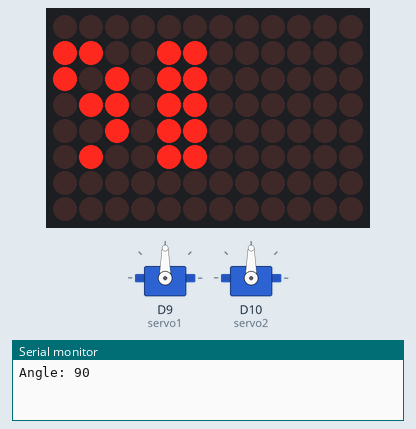
Bench run of a sketch on a simulated Arduino Uno R4 WiFi. On the bench: 2 × servo, 12×8 LED matrix, the last lines printed to the serial monitor.

Above: at 0.1 s.
At 3.1 s:
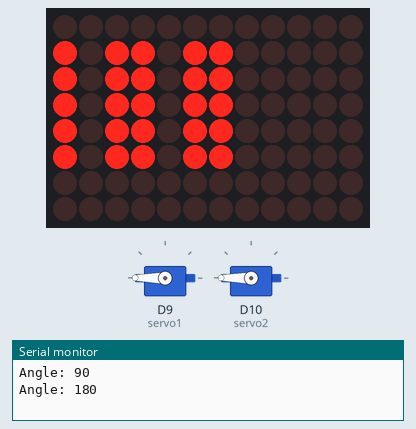
At 6.1 s:
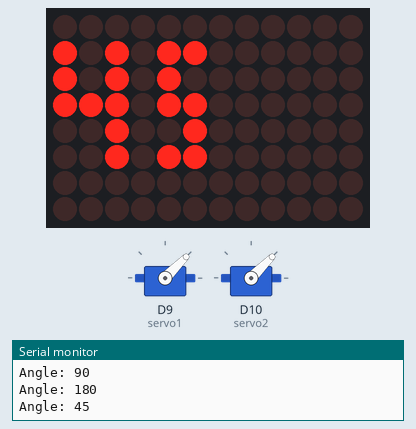
Timing chart, 0 to 130.0 s (numbered marks = the images above):
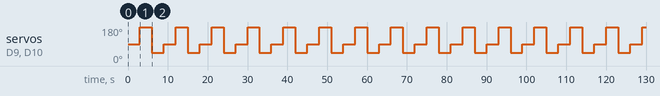

Measured:
- by itself, servo on D9 (servo1), servo on D10 (servo2): repeats every 9.0 s: 45° 3.0 s, 90° 3.0 s, 180° 3.0 s
- what the display in image 1 shows lasts 3.0 s, from 3.0 s to 6.0 s

The sketch:

test.ino
```cpp
#include <Servo.h>
#include <Arduino_LED_Matrix.h>

Servo servo1;
Servo servo2;
ArduinoLEDMatrix matrix;

// 8x12 LED matrix frames for 45, 90, 180
// Each number hand-drawn as pixel art for the 8x12 grid

byte frame[8][12];

void clearFrame() {
  for (int r = 0; r < 8; r++)
    for (int c = 0; c < 12; c++)
      frame[r][c] = 0;
}

void showNumber(int degrees) {
  clearFrame();

  if (degrees == 45) {
    // "45" on 8x12 grid
    // 4
    frame[1][0] = 1; frame[1][2] = 1;
    frame[2][0] = 1; frame[2][2] = 1;
    frame[3][0] = 1; frame[3][1] = 1; frame[3][2] = 1;
    frame[4][2] = 1;
    frame[5][2] = 1;
    // 5
    frame[1][4] = 1; frame[1][5] = 1;
    frame[2][4] = 1;
    frame[3][4] = 1; frame[3][5] = 1;
    frame[4][5] = 1;
    frame[5][4] = 1; frame[5][5] = 1;

  } else if (degrees == 90) {
    // "90" on 8x12 grid
    // 9
    frame[1][0] = 1; frame[1][1] = 1;
    frame[2][0] = 1; frame[2][2] = 1;
    frame[3][1] = 1; frame[3][2] = 1;
    frame[4][2] = 1;
    frame[5][1] = 1;
    // 0
    frame[1][4] = 1; frame[1][5] = 1;
    frame[2][4] = 1; frame[2][5] = 1;
    frame[3][4] = 1; frame[3][5] = 1;
    frame[4][4] = 1; frame[4][5] = 1;
    frame[5][4] = 1; frame[5][5] = 1;

  } else if (degrees == 180) {
    // "180" squeezed into 8x12
    // 1
    frame[1][0] = 1;
    frame[2][0] = 1;
    frame[3][0] = 1;
    frame[4][0] = 1;
    frame[5][0] = 1;
    // 8
    frame[1][2] = 1; frame[1][3] = 1;
    frame[2][2] = 1; frame[2][3] = 1;
    frame[3][2] = 1; frame[3][3] = 1;
    frame[4][2] = 1; frame[4][3] = 1;
    frame[5][2] = 1; frame[5][3] = 1;
    // 0
    frame[1][5] = 1; frame[1][6] = 1;
    frame[2][5] = 1; frame[2][6] = 1;
    frame[3][5] = 1; frame[3][6] = 1;
    frame[4][5] = 1; frame[4][6] = 1;
    frame[5][5] = 1; frame[5][6] = 1;
  }

  matrix.renderBitmap(frame, 8, 12);
}

int angles[] = {45, 90, 180};
int angleIndex = 0;

void setup() {
  servo1.attach(9);
  servo2.attach(10);
  matrix.begin();
  Serial.begin(9600);

  servo1.write(angles[0]);
  servo2.write(angles[0]);
  showNumber(angles[0]);
}

void loop() {
  angleIndex = (angleIndex + 1) % 3;
  int angle = angles[angleIndex];

  servo1.write(angle);
  servo2.write(angle);
  showNumber(angle);

  Serial.print("Angle: ");
  Serial.println(angle);

  delay(3000);
}
```
